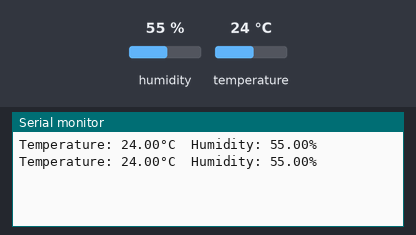
The sketch below on a simulated Arduino Uno, built with avr-gcc and run on an emulated ATmega328P. Shown: the last lines printed to the serial monitor. Wiring (inferred from the names in the program): DHT11 sensor: data pin 2. The inputs (shaded band) are chosen by the test bench; at power-on: humidity 55 %, temperature 24 °C.

Above: at 5.6 s.
5.7 s: humidity set to 22 %
At 8.3 s:
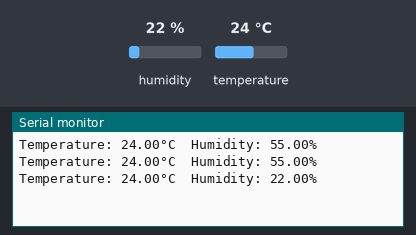
9.4 s: temperature set to 12 °C
At 11.6 s:
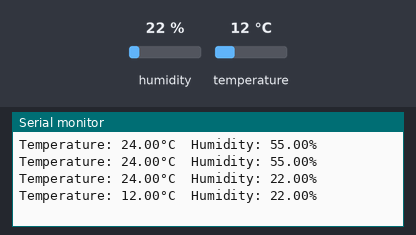
13.1 s: humidity set to 40 %
At 16.8 s:
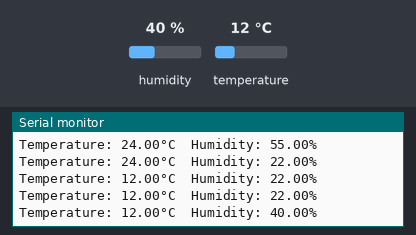
Timing chart, 0 to 18.3 s (numbered marks = the images above; inputs shaded):
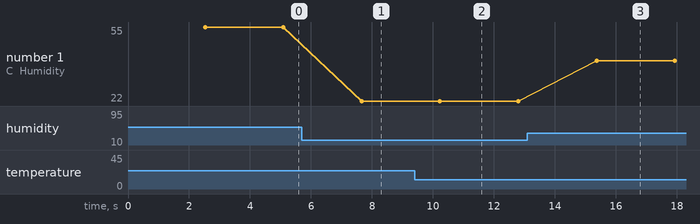

The sketch:

humidity.ino
```cpp
#include <DHT.h>

/*
  DHT11 QC:
  S (left) = data
  + (middle) = 5V
  - (right) = GND
 */

const uint8_t dht_pin = 2;
DHT dht(dht_pin, DHT11);

void setup()
{
    Serial.begin(9600);
    dht.begin();
}

char buffer[256];
int temp = 0;
int hum = 0;

void loop()
{
    delay(2000);
    temp = dht.readTemperature() * 100.0;
    hum = dht.readHumidity() * 100.0;
    sprintf(buffer, "Temperature: %d.%02d°C  Humidity: %d.%02d%%\r\n", temp / 100, temp % 100, hum / 100, hum % 100);
    Serial.print(buffer);
    Serial.flush();
}
```

Measured:
- after the input at 5.7 s, the serial monitor: prints a new line after 2.0 s (image 1)
- after the input at 9.4 s, the serial monitor: prints a new line after 0.83 s (image 2)
- after the input at 13.1 s, the serial monitor: prints a new line after 2.3 s (image 3)
- plotted number 1: 55 → 22 after the input at 5.7 s, 22 → 40 after the input at 13.1 s
